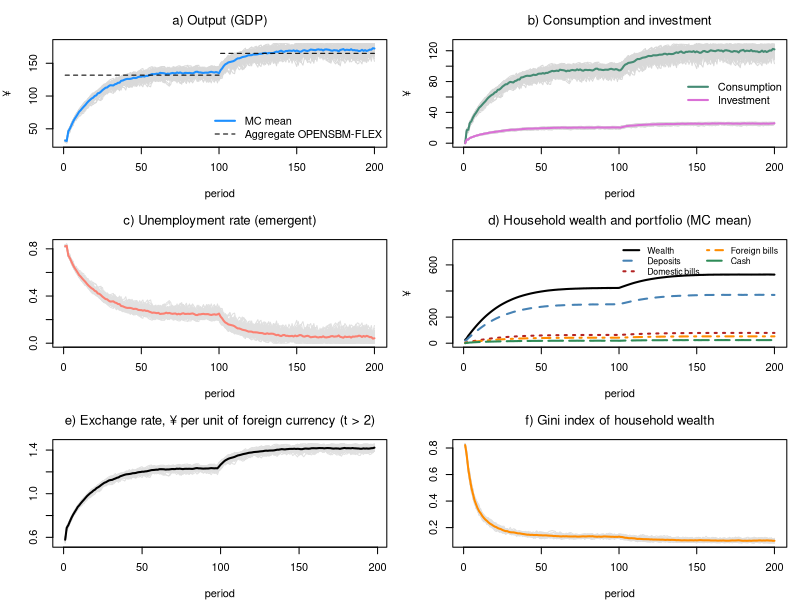

Reproduce this figure in R.
# *************************************************************************
#  Model ABM-OPENSBM (agent-based households, open economy, flexible exchange rate)
#  Model OPENSBM-FLEX with heterogeneous households and a job lottery
#  Sources: Godley & Lavoie, Monetary Economics, chapters 4, 7 and 12;
#           foreign-sector set-up as in the OPENSIMPLEST model;
#           agent-based set-up as in the Leeds lectures (ABM-PC, ABM-BMW)
#  Author: Marco Veronese Passarella
#  Last change: 27/11/2026
# *************************************************************************
#  Conventions: upper-case = MACRO total; lower-case = MICRO (one household)
# *************************************************************************
#  Story:
#    - each household decides how much it wants to spend (its OWN alpha1,
#      which falls when the interest rate rises);
#    - firms plan investment (aggregate accelerator, as in SBM);
#    - the economy needs 1/pr workers for each unit of planned demand;
#    - a random job lottery fills those jobs (some stay unfilled = friction);
#    - part of planned demand is met by imports (aggregate import function);
#    - goods are served first to foreign buyers (exports), then to the
#      government, then to firms (investment), then to households,
#      first-come-first-served;
#    - the wage bill left after interest and depreciation is split equally
#      among the employed; bank profits are split equally among households;
#    - households pay taxes and allocate wealth between cash (for
#      transactions), domestic bills, foreign bills and deposits (buffer);
#    - the exchange rate adjusts to the current account; the rest of the
#      world holds domestic bills as a residual.
#  Two independent random shuffles of households per period decide who gets
#  a job and who reaches the shop first.
# *************************************************************************

# Clear environment
rm(list = ls(all = TRUE))

# Set model parameters ####
nPeriods    <- 200         # Periods
nHouseholds <- 180         # Number of households (workforce)
MC          <- 50          # Monte Carlo repetitions
s           <- 0.1         # Size of the hiring randomness (0 = no friction)
shockStart  <- 101         # Period at which government spending rises
alpha10m    <- 0.68        # Mean autonomous component of the propensity to consume out of income
alpha11     <- 4           # Sensitivity of the propensity to consume to the interest rate
alpha1d     <- 0.1         # Spread of alpha10 across households (0 = homogeneous)
alpha2      <- 0.1         # Propensity to consume out of wealth
lambda10    <- 0.15        # Portfolio: autonomous share of domestic bills
lambda11    <- 1           # Portfolio: sensitivity of domestic bills to domestic rate
lambda12    <- 1           # Portfolio: sensitivity of domestic bills to foreign rate
lambda20    <- 0.1         # Portfolio: autonomous share of foreign bills
lambda21    <- 1           # Portfolio: sensitivity of foreign bills to domestic rate (= lambda12)
lambda22    <- 1           # Portfolio: sensitivity of foreign bills to foreign rate
lambdac     <- 0.2         # Cash to (lagged) consumption ratio
theta       <- 0.2         # Average tax rate on income
delta       <- 0.1         # Depreciation rate
gamma       <- 0.1         # Speed of adjustment of capital to its target
kappa       <- 1.5         # Target capital-output ratio
pr          <- 1           # Labour productivity
rb          <- 0.02        # Interest rate on bills
rm          <- 0.02        # Interest rate on deposits
rl          <- 0.02        # Interest rate on loans
rw          <- 0.02        # Interest rate on foreign bills
yw          <- 200         # Foreign income
eps0        <- log(0.1)    # Export equation: constant
eps1        <- 0.8         # Export equation: elasticity to exchange rate
eps2        <- 1           # Export equation: elasticity to foreign income
mu0         <- log(0.2)    # Import equation: constant (m = 0.2*y when xr = 1)
mu1         <- 0.8         # Import equation: elasticity to exchange rate
phixr       <- 3           # Speed of exchange-rate adjustment to the current account
G           <- rep(20, nPeriods)   # Government spending (planned)
G[shockStart:nPeriods] <- 25       # Higher government spending
psi         <- 1                   # Fiscal rule: share of the extra interest bill offset by lower spending
rbar        <- 0.02                # Fiscal rule: reference interest rate

# Heterogeneous, time-invariant propensity to consume out of income ####
set.seed(123)
alpha10 <- runif(nHouseholds, alpha10m - alpha1d, alpha10m + alpha1d)

# Define macro variables (results) to be stored ####
store = list(Y    = matrix(0, nPeriods, MC),   # Output / income (GDP)
             C    = matrix(0, nPeriods, MC),   # Consumption
             I    = matrix(0, nPeriods, MC),   # Investment
             V    = matrix(0, nPeriods, MC),   # Household wealth
             H_h  = matrix(0, nPeriods, MC),   # Cash held by households
             B_h  = matrix(0, nPeriods, MC),   # Bills held by households
             M_h  = matrix(0, nPeriods, MC),   # Deposits held by households
             PSBR = matrix(0, nPeriods, MC),   # Public sector borrowing requirement
             X    = matrix(0, nPeriods, MC),   # Exports
             IM   = matrix(0, nPeriods, MC),   # Imports
             CA   = matrix(0, nPeriods, MC),   # Current account
             XR   = matrix(0, nPeriods, MC),   # Exchange rate
             BF_h = matrix(0, nPeriods, MC),   # Foreign bills held by households (domestic currency)
             UR   = matrix(0, nPeriods, MC),   # Unemployment rate
             GINI = matrix(0, nPeriods, MC))   # Gini index of household wealth

# Gini index (auxiliary function)
gini <- function(z) { z <- sort(pmax(z, 0)); n <- length(z)
  if (sum(z) == 0) return(0); sum((2 * (1:n) - n - 1) * z) / (n * sum(z)) }

# Record the worst gap between H_h and H_s
sfcGap = 0

# Start the MC loop ####
for (mc in 1:MC) {

  # Set randomness seed
  set.seed(mc)

  # Define and initialise the stocks and last period's flows (MICRO)
  v  = rep(0, nHouseholds)   # Micro: household wealth
  h  = rep(0, nHouseholds)   # Micro: cash
  b  = rep(0, nHouseholds)   # Micro: domestic bills
  bf = rep(0, nHouseholds)   # Micro: foreign bills (foreign currency)
  m  = rep(0, nHouseholds)   # Micro: deposits
  yd = rep(0, nHouseholds)   # Micro: disposable income (LAST period)
  c  = rep(0, nHouseholds)   # Micro: consumption (LAST period)

  # Define and initialise the stocks, last period's output and the exchange rate (MACRO)
  K = 0; L = 0; M_s = 0; B_b = 0; Ylag = 0     # Firms and banks
  B_s = 0; B_cb = 0; H_s = 0                   # Government and central bank
  xr = 1; NETFA = 0; B_w = 0                   # Rest of the World

  # Start time loop
  for (i in 1:nPeriods) {

    ## TICK 1: firms plan investment, households plan consumption ####
    DA  = delta * K                                     # Macro: depreciation
    Ipl = max(0, gamma * (kappa * Ylag - K) + DA)       # Macro: planned investment
    alpha1 = alpha10 - alpha11 * rb                     # Micro: propensity to consume (falls with the interest rate)
    cd  = pmax(0, pmin(alpha1 * yd + alpha2 * v, v + yd))  # Micro: planned consumption (never negative)
    X   = exp(eps0 + eps1 * log(xr) + eps2 * log(yw))  # Macro: exports (lagged exchange rate)
    Gpl = G[i] - psi * (rb - rbar) * B_s                # Macro: fiscal rule (B_s is still last period's stock here)
    AD  = X + Gpl + Ipl + sum(cd)                       # Macro: planned demand
    mm  = exp(mu0 - mu1 * log(xr))                      # Macro: import propensity (lagged exchange rate)
    IM  = AD * mm / (1 + mm)                            # Macro: imports (= mm * domestic output when no friction)
    N_d = (AD - IM) / pr                                # Macro: labour needed

    ## TICK 2: job lottery ####
    N = min(floor(N_d * runif(1, 1 - s, 1 + s)), floor(N_d), nHouseholds)
    Ypot = N * pr + IM                                  # Macro: goods available (domestic + imported)

    ## TICK 3: households are re-shuffled ####
    order_c = sample(nHouseholds)                       # Queue for goods
    order_j = sample(nHouseholds)                       # Queue for jobs (independent of order_c)

    ## TICK 4: goods are served: exports, government, firms, then households ####
    Xs  = min(X, Ypot)                                  # Macro: exports served
    Gs  = min(Gpl, Ypot - Xs)                           # Macro: government purchases served
    Is  = min(Ipl, Ypot - Xs - Gs)                      # Macro: investment served
    YC  = Ypot - Xs - Gs - Is                           # Macro: goods left for households
    cdq = cd[order_c]                                   # Micro: planned demand in queue order
    cda = cumsum(cdq) - cdq                             # Micro: goods claimed by those ahead
    cds = pmin(cdq, pmax(0, YC - cda))                  # Micro: actually served
    c   = rep(0, nHouseholds); c[order_c] = cds         # Micro: actual consumption
    Y   = Xs + Gs + Is + sum(c) - IM                    # Macro: output (GDP) = domestic goods actually sold

    ## TICK 5: firms and banks ####
    Llag = L; M_slag = M_s; B_blag = B_b
    WB  = Y - rl * Llag - DA                            # Macro: wage bill = residual
    K   = K + Is - DA                                   # Macro: capital accumulation
    L   = L + Is - DA                                   # Macro: loans fund net investment  
    M_s = M_s + (L - Llag)                              # Macro: loans create deposits
    FB  = rl * Llag + rb * B_blag - rm * sum(m)         # Macro: bank profits (m still lagged here)

    ## TICK 6: incomes, taxes, wealth ####
    wage = rep(0, nHouseholds)
    if (N >= 1) wage[order_j[1:N]] = WB / N             # Micro: wage of the employed
    xrlag  = xr
    intinc = rb * b + rm * m + rw * bf * xr             # Micro: interest on last period's assets (xr not yet updated)
    income = wage + FB / nHouseholds + intinc           # Micro: total income
    tax    = theta * income                             # Micro: taxes
    yd     = income - tax                               # Micro: disposable income (also used NEXT period)
    v      = v + yd - c                                 # Micro: wealth accumulation (before capital gains)

    ## TICK 7: rest of the world: current account, exchange rate, capital gains ####
    CA  = Xs - IM + rw * sum(bf) * xrlag - rb * B_w     # Macro: current account (B_w still lagged)
    xr  = xrlag * exp(-phixr * CA / max(Y, 1))          # Macro: flexible exchange rate
    cg  = (xr - xrlag) * bf                             # Micro: capital gains on foreign bills
    v   = v + cg                                        # Micro: wealth incl. capital gains
    
    ## TICK 8: portfolio choice ####
    h  = pmax(0, pmin(lambdac * c, v))                  # Micro: cash for transactions
    b  = pmax(0, pmin(v * (lambda10 + lambda11 * rb - lambda12 * rw), v - h))  # Micro: domestic bills
    bf = pmax(0, pmin(v * (lambda20 - lambda21 * rb + lambda22 * rw), v - h - b)) / xr  # Micro: foreign bills
    m  = v - h - b - bf * xr                            # Micro: deposits = buffer stock (< 0 = overdraft)

    ## TICK 9: banks, government, central bank and rest of the world ####
    NETFA = NETFA + CA + sum(cg)                        # Macro: net foreign assets
    B_w   = sum(bf) * xr - NETFA                        # Macro: domestic bills held by RoW
    B_cblag = B_cb
    B_b  = sum(m) - M_s                                 # Macro: bills held by banks
    F_cb = rb * B_cb                                    # Macro: central bank profits (on last period's bills)
    PSBR = Gs + rb * B_s - sum(tax) - F_cb              # Macro: public sector borrowing requirement
    B_s  = B_s + PSBR                                   # Macro: supply of bills
    B_cb = B_s - sum(b) - B_b - B_w                     # Macro: central bank residual
    H_s  = H_s + (B_cb - B_cblag)                       # Macro: supply of cash
    sfcGap = max(sfcGap, abs(sum(h) - H_s))             # Hidden equation: H_h = H_s
    Ylag = Y

    # Store macro values
    store$Y[i, mc] = Y;          store$C[i, mc] = sum(c);   store$I[i, mc] = Is
    store$V[i, mc] = sum(v);     store$H_h[i, mc] = sum(h); store$B_h[i, mc] = sum(b)
    store$M_h[i, mc] = sum(m);   store$PSBR[i, mc] = PSBR
    store$X[i, mc] = Xs;         store$IM[i, mc] = IM;      store$CA[i, mc] = CA
    store$XR[i, mc] = xr;        store$BF_h[i, mc] = sum(bf) * xr
    store$UR[i, mc] = (nHouseholds - N) / nHouseholds
    store$GINI[i, mc] = gini(v)
  }
}

# Display the results ####
meanY <- rowMeans(store$Y); late1 <- 81:100; late2 <- 181:200
cat(" ******************************")
cat("\n Households =", nHouseholds, "| MC runs =", MC, "| s =", s)
cat("\n Max |H_h - H_s| =", sfcGap)
cat("\n ******************************")
cat("\n Mean values, periods 81-100 | 181-200: \n Y =", round(mean(meanY[late1]), 2), "|",
    round(mean(meanY[late2]), 2),
    "\n UR =", round(mean(rowMeans(store$UR)[late1]), 3), "|", round(mean(rowMeans(store$UR)[late2]), 3),
    "\n V =", round(mean(rowMeans(store$V)[late1]), 2), "|", round(mean(rowMeans(store$V)[late2]), 2),
    "\n Gini (wealth) =", round(mean(rowMeans(store$GINI)[late1]), 3), "|",
    round(mean(rowMeans(store$GINI)[late2]), 3),
    "\n xr =", round(mean(rowMeans(store$XR)[late1]), 3), "|", round(mean(rowMeans(store$XR)[late2]), 3),
    "\n (aggregate OPENSBM-FLEX: Y = 131.86 | 165.12; xr = 1.189 | 1.369)")
cat("\n ******************************")

# Plot the results (grey = runs, bold = MC mean) ####
op = par(mfrow = c(3, 2), mar = c(4, 4, 3, 1))

# a) Output
matplot(store$Y, type = "l", lty = 1, col = "grey85", font.main = 1,
        main = "a) Output (GDP)", xlab = "period", ylab = "¥")
lines(rowMeans(store$Y), lwd = 2, col = "dodgerblue")
segments(1, 131.86, shockStart - 1, 131.86, lty = 2); segments(shockStart, 165.12, nPeriods, 165.12, lty = 2)
legend("bottomright", c("MC mean", "Aggregate OPENSBM-FLEX"), col = c("dodgerblue", "black"),
       lwd = c(2, 1), lty = c(1, 2), bty = "n")

# b) Consumption and investment
matplot(store$C, type = "l", lty = 1, col = "grey85", font.main = 1,
        main = "b) Consumption and investment", xlab = "period", ylab = "¥",
        ylim = range(0, store$C))
matlines(store$I, lty = 1, col = "grey85")
lines(rowMeans(store$C), lwd = 2, col = "aquamarine4")
lines(rowMeans(store$I), lwd = 2, col = "orchid")
legend("right", c("Consumption", "Investment"), col = c("aquamarine4", "orchid"), lwd = 2, bty = "n")

# c) Unemployment rate (emergent)
matplot(store$UR, type = "l", lty = 1, col = "grey88", font.main = 1,
        main = "c) Unemployment rate (emergent)", xlab = "period", ylab = "")
lines(rowMeans(store$UR), lwd = 2, col = "salmon")

# d) Household portfolio (MC mean)
plot(rowMeans(store$V), type = "l", lwd = 2, col = "black", font.main = 1,
     main = "d) Household wealth and portfolio (MC mean)", xlab = "period", ylab = "¥",
     ylim = range(0, 1.45 * rowMeans(store$V)))
lines(rowMeans(store$M_h), lwd = 2, col = "steelblue", lty = 2)
lines(rowMeans(store$B_h), lwd = 2, col = "firebrick", lty = 3)
lines(rowMeans(store$BF_h), lwd = 2, col = "darkorange", lty = 4)
lines(rowMeans(store$H_h), lwd = 2, col = "seagreen", lty = 5)
legend("topright", c("Wealth", "Deposits", "Domestic bills", "Foreign bills", "Cash"),
       col = c("black", "steelblue", "firebrick", "darkorange", "seagreen"), lwd = 2, lty = 1:5,
       bty = "n", cex = 0.8, ncol = 2)

# e) Exchange rate
matplot(store$XR[3:nPeriods, ], type = "l", lty = 1, col = "grey88", font.main = 1,
        main = "e) Exchange rate, ¥ per unit of foreign currency (t > 2)", xlab = "period", ylab = "")
lines(rowMeans(store$XR[3:nPeriods, ]), lwd = 2, col = "black")

# f) Gini index of household wealth
matplot(store$GINI, type = "l", lty = 1, col = "grey88", font.main = 1,
        main = "f) Gini index of household wealth", xlab = "period", ylab = "")
lines(rowMeans(store$GINI), lwd = 2, col = "darkorange")

par(op)
